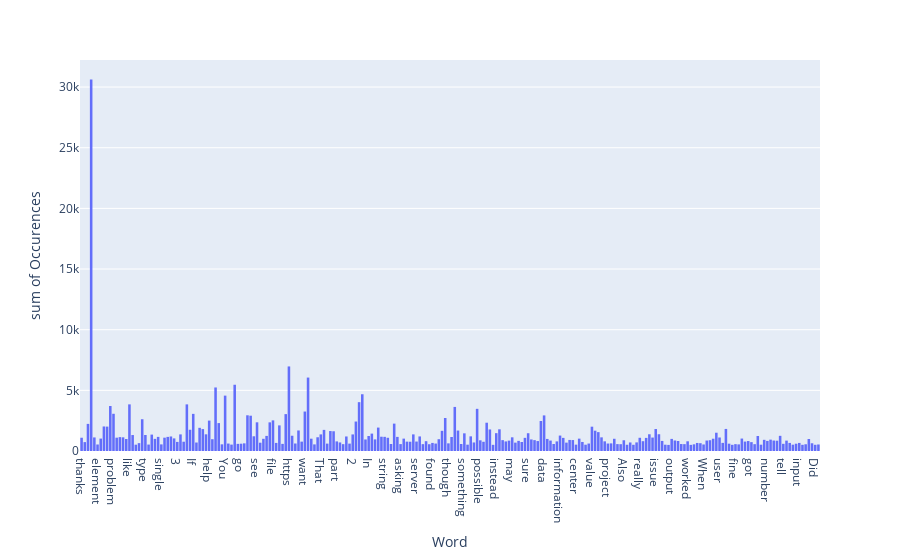

Notebook code cell kept with this figure:
### Code cell
df_fdist = pd.DataFrame(list(freq.items()), columns=['Word', 'Occurences'])
df_fdist
import plotly.express as px
fig_title = px.histogram(df_fdist[df_fdist["Occurences"] > 500 ], x ='Word', y="Occurences")
fig_title.show()
import plotly.io as pio

pio.write_html(fig_title, file='comments.html', auto_open=True)

### Figure 1 — Plotly figure (JSON) as saved in the notebook; plotly's stock layout.template omitted (floating-point values rounded to 4 significant figures; data arrays with more than 128 entries replaced by an {"elided": "..."} marker saying what was removed)
{"data": [{"alignmentgroup": "True", "bingroup": "x", "histfunc": "sum", "hovertemplate": "Word=%{x}<br>sum of Occurences=%{y}<extra></extra>", "legendgroup": "", "marker": {"color": "#636efa", "pattern": {"shape": ""}}, "name": "", "offsetgroup": "", "orientation": "v", "showlegend": false, "x": {"elided": "232 str values"}, "xaxis": "x", "y": {"elided": "232 int values"}, "yaxis": "y", "type": "histogram"}], "layout": {"xaxis": {"anchor": "y", "domain": [0.0, 1.0], "title": {"text": "Word"}}, "yaxis": {"anchor": "x", "domain": [0.0, 1.0], "title": {"text": "sum of Occurences"}}, "legend": {"tracegroupgap": 0}, "margin": {"t": 60}, "barmode": "relative"}}
